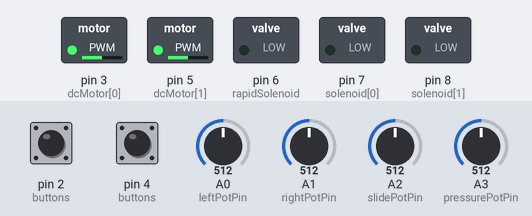
Simulated run of this sketch. Board: Arduino Uno, built with avr-gcc and run on an emulated ATmega328P. On the bench: switched loads named in the sketch (green lamp = pin HIGH). Dashed ring = blinking. Inputs (shaded band) come from the test bench; at power-on: A1 (rightPotPin) = 512, A3 (pressurePotPin) = 512, A0 (leftPotPin) = 512, pin 2 (buttons) HIGH, pin 4 (buttons) HIGH, A2 (slidePotPin) = 512.

Above: at 1.23 s.
1.3 s: A1 (rightPotPin) set to 716
At 1.53 s:
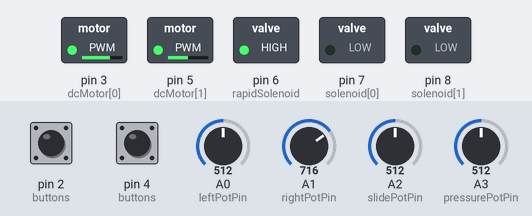
4.3 s: A3 (pressurePotPin) set to 716
At 4.46 s:
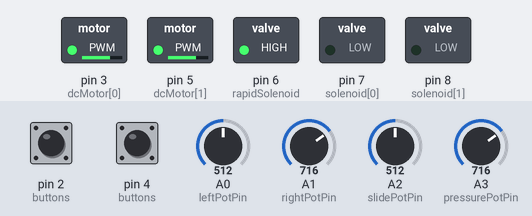
7.3 s: A1 (rightPotPin) set to 306
At 7.51 s:
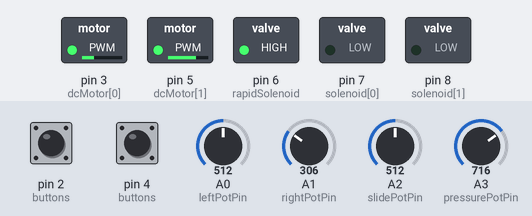
10.3 s: A0 (leftPotPin) set to 30
At 10.3 s:
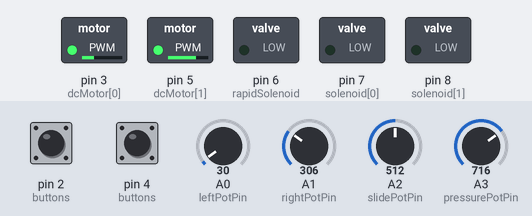
11.8 s: pin 2 (buttons) pulled LOW for 0.15 s
At 12.8 s:
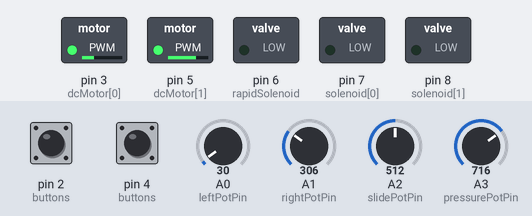
Timing chart, 0 to 14.4 s (numbered marks = the images above; inputs shaded):
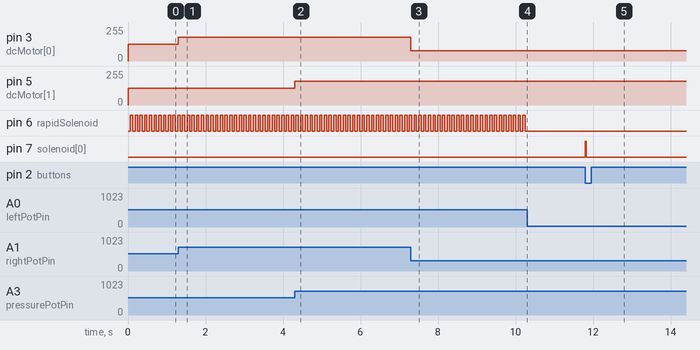

Measured:
- after the input at 1.3 s, pin 3 (dcMotor[0]): 127/255 → 178/255 at once
- after the input at 4.3 s, pin 5 (dcMotor[1]): 127/255 → 178/255 at once
- after the input at 7.3 s, pin 3 (dcMotor[0]): 178/255 → 76/255 at once
- after the input at 10.3 s, pin 6 (rapidSolenoid): stops changing and stays LOW
- after the input at 11.8 s, pin 7 (solenoid[0]): LOW → HIGH at once, → LOW 0.02 s later
- by itself, pin 6 (rapidSolenoid): alternates HIGH for 0.06 s and LOW for 0.06 s

The sketch:

olivia-piano.ino
```cpp
/*
   Olivia Piano

  | Input          | Output                 |
  | :------------- | :--------------------- |
  | Yellow Button  | Solenoid 1 Fire        |
  | Blue Button    | Solenoid 2 Fire        |
  | Left Pot       | Rapid Solenoid Speed   |
  | Right Pot      | Motor 1 Speed          |
  | Slide Pot      | Servo Scraper Position |
  | Force Resistor | Motor 2 Speed          |

*/
#include <Bounce2.h>
#include <Servo.h>
//------------------------------------------------------------------
const bool DEBUG_MODE = false;
//------------------------------------------------------------------
// Control Pins
//------------------------------------------------------------------
// Buttons
const uint8_t buttonCount = 2;
const uint8_t yellowButton = 2;
const uint8_t blueButton = 4;
const uint8_t buttons[buttonCount] = {yellowButton, blueButton};
Bounce debouncer[buttonCount];
//------------------------------------------------------------------
// Pots
const uint8_t potCount = 4;
const uint8_t leftPotPin = A0;
const uint8_t rightPotPin = A1;
const uint8_t slidePotPin = A2;
const uint8_t pressurePotPin = A3;
const uint8_t pots[potCount] = {leftPotPin, rightPotPin, slidePotPin, pressurePotPin};
//------------------------------------------------------------------
// pot array position
const uint8_t leftPot     = 0;
const uint8_t rightPot    = 1;
const uint8_t slidePot    = 2;
const uint8_t pressurePot = 3;
const uint8_t rapidSolenoidPot = leftPot;
//------------------------------------------------------------------
// Output Pins
const uint8_t solenoidCount = 2;
const uint8_t solenoid[solenoidCount] = {7, 8};
const uint8_t rapidSolenoid = 6;
bool rapidSolenoidState = false;
const uint8_t motorCount = 2;
const uint8_t dcMotor[motorCount] = {3, 5};
//------------------------------------------------------------------
// Servo
Servo rackPinion;
const uint8_t servoPin = 9;
unsigned int rackPinionPos = 0;
unsigned int peviousRackPinionPos = 0;
unsigned int rackPinionUpdateTime = 15;
unsigned long previousRackPinionTime = 0;
bool rackPinionDir = false;
const unsigned int maxRackPinionRotations = 3;
//------------------------------------------------------------------
// Readings
bool buttonPressed[buttonCount] = {false};
bool buttonHeld[buttonCount] = {false};
unsigned int potValue[potCount] = {0u};
//------------------------------------------------------------------
// Timers and switches
unsigned long buttonOnTime[buttonCount] = {0};
unsigned int solenoidFireTime[solenoidCount] = {15, 15};
unsigned int rapidSolenoidSpeed = 15;
unsigned long rapidSolenoidTimer = 0;
bool rapidSolenoidOn = true;
//------------------------------------------------------------------
void setup()
{
  Serial.begin(9600);
  //------------------------------------------------------------------
  // input setup
  for (uint8_t i  = 0; i < buttonCount; ++i)
  {
    pinMode(buttons[i], INPUT_PULLUP);
    debouncer[i].attach(buttons[i]);
    debouncer[i].interval(5); // interval in ms
  }
  //------------------------------------------------------------------
  // output setup
  for (uint8_t i  = 0; i < motorCount; ++i)
  {
    pinMode(dcMotor[i], OUTPUT);
  }
  for (uint8_t i  = 0; i < solenoidCount; ++i)
  {
    pinMode(solenoid[i], OUTPUT);
  }
  pinMode(rapidSolenoid, OUTPUT);

}
//------------------------------------------------------------------------------
void loop()
{
  //----------------------------------------------------
  getInputValues();
  //----------------------------------------------------
  const unsigned long now = millis();
  //----------------------------------------------------
  // Solenoid Buttons
  for (uint8_t i  = 0; i < solenoidCount; ++i)
  {
    if (!buttonHeld[i] && buttonPressed[i])
    {
      digitalWrite(solenoid[i] , HIGH);
      buttonHeld[i] = true;
      buttonOnTime[i] = millis();
    }
    else if (!buttonPressed[i])
    {
      buttonHeld[i] = false;
    }
    if (now - buttonOnTime[i] > solenoidFireTime[i])
    {
      digitalWrite(solenoid[i] , LOW);
    }
  }
  //----------------------------------------------------
  // Rapid Solenoid Pot Control

  rapidSolenoidSpeed = map(analogRead(pots[rapidSolenoidPot]), 0, 1024, 100, 20);
  rapidSolenoidOn = (rapidSolenoidSpeed > 90) ? false : true;
  if (rapidSolenoidOn)
  {
    if (now - rapidSolenoidTimer > rapidSolenoidSpeed)
    {
      rapidSolenoidState = !rapidSolenoidState ;
      digitalWrite(rapidSolenoid, rapidSolenoidState);
      rapidSolenoidTimer = now;
    }
  }
  else
  {
    digitalWrite(rapidSolenoid, LOW);
    rapidSolenoidTimer = now;
  }
  //----------------------------------------------------
  // Motor Pot Control
  uint8_t motorSpeed = map(potValue[rightPot], 0, 1024, 0, 255);
  analogWrite(dcMotor[0], motorSpeed);
  motorSpeed = map(potValue[pressurePot], 0, 1024, 0, 255);
  analogWrite(dcMotor[1], motorSpeed);
  //----------------------------------------------------
  // Servo Scraper
  // Move to position based on slider
  rackPinionPos = map(analogRead(pots[slidePot]), 0 , 1024, 0, 180);
  if (rackPinionPos > peviousRackPinionPos)
  {
    rackPinion.write(180);
  }
  else if (rackPinionPos < peviousRackPinionPos)
  {
    rackPinion.write(0);
  }
  else if ( now - previousRackPinionTime > rackPinionUpdateTime)
  {
    rackPinion.write(90);
  }
  peviousRackPinionPos = rackPinionPos;
  //----------------------------------------------------
  if (DEBUG_MODE)
  {
    printInputValues();
    delay(500);
  }
}
//------------------------------------------------------------------
```

input_functions.ino
```cpp
//------------------------------------------------------
void getInputValues()
{
  for (uint8_t i  = 0; i < buttonCount; ++i)
  {
    debouncer[i].update();
    buttonPressed[i] = bool(debouncer[i].read()) ? false : true;
  }

  for (uint8_t i  = 0; i < potCount; ++i)
  {
    potValue[i] = analogRead(pots[i]);
  }
}

//------------------------------------------------------

void printInputValues()
{
  Serial.println("Buttons: ");
  for (uint8_t i  = 0; i < buttonCount; ++i)
  {
    Serial.print(i);
    Serial.print(": ");
    Serial.println(buttonPressed[i]);
  }
  Serial.println("Pots: ");
  for (uint8_t i  = 0; i < potCount; ++i)
  {
    Serial.print(i);
    Serial.print(": ");
    Serial.println(potValue[i]);
  }
}
//------------------------------------------------------
```
